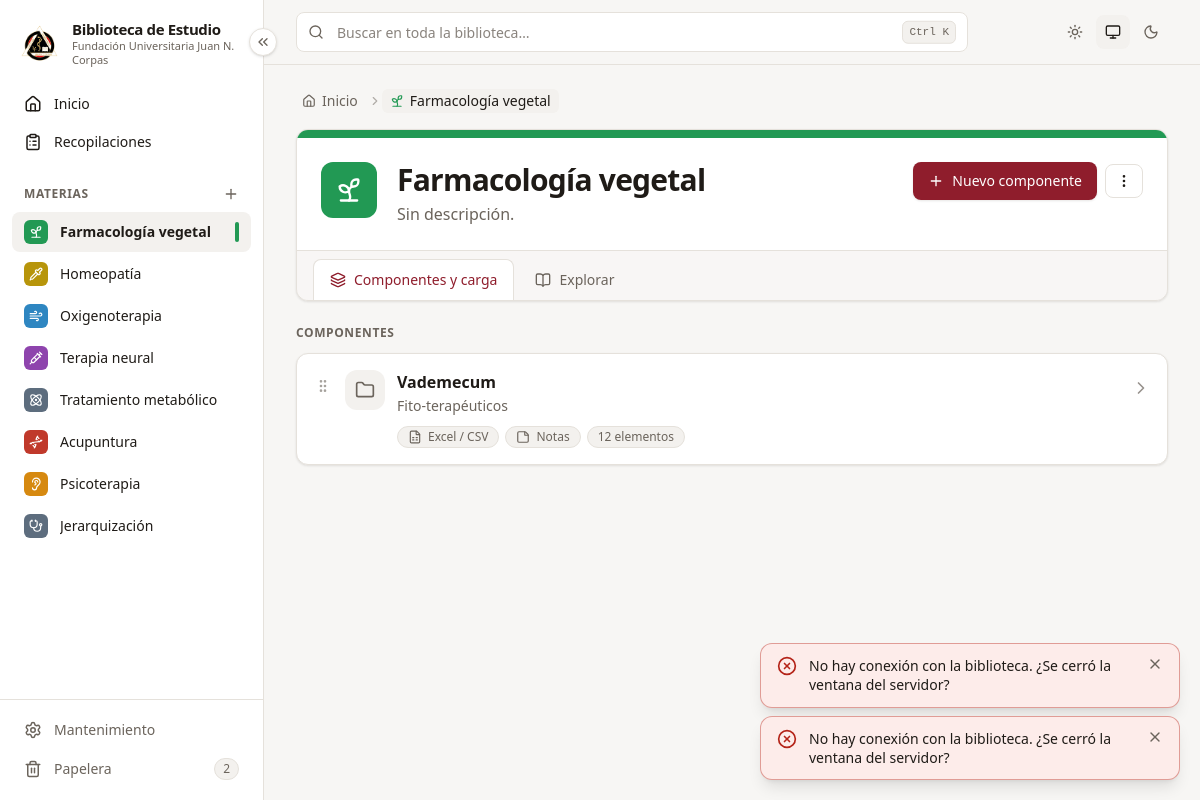
/materias/1, run on the app's committed database.
### tables this page shows
CREATE TABLE materias (
        id           INTEGER PRIMARY KEY,
        nombre       TEXT    NOT NULL,
        slug         TEXT    NOT NULL,
        descripcion  TEXT    NOT NULL DEFAULT '',
        color        TEXT    NOT NULL,
        icono        TEXT    NOT NULL,
        orden        INTEGER NOT NULL DEFAULT 0,
        archivada    INTEGER NOT NULL DEFAULT 0,
        papelera_id  INTEGER,
        creado       TEXT    NOT NULL,
        actualizado  TEXT    NOT NULL
    , oculta INTEGER NOT NULL DEFAULT 0, en_busqueda INTEGER NOT NULL DEFAULT 1);

CREATE TABLE componentes (
        id           INTEGER PRIMARY KEY,
        materia_id   INTEGER NOT NULL REFERENCES materias(id) ON DELETE CASCADE,
        padre_id     INTEGER REFERENCES componentes(id) ON DELETE CASCADE,
        nombre       TEXT    NOT NULL,
        slug         TEXT    NOT NULL,
        descripcion  TEXT    NOT NULL DEFAULT '',
        tipos        TEXT    NOT NULL DEFAULT '[]',
        orden        INTEGER NOT NULL DEFAULT 0,
        papelera_id  INTEGER,
        creado       TEXT    NOT NULL,
        actualizado  TEXT    NOT NULL
    );

### app/routers/materias.py (the view)
@router.get("/{materia_id}")
def ver(request: Request, materia_id: int, con: sqlite3.Connection = Depends(obtener_db)):
    m = bib.obtener_materia(con, materia_id)
    return pagina(request, con, "paginas/materia.html", materia=m, componentes=bib.arbol(con, m.id),
                  migas=[{"texto": m.nombre, "icono": m.icono, "color": m.color_hex}], materia_activa=m.id)

### app/templates/paginas/materia.html (shortened to what this page needs)
{% extends "base.html" %}
{% from "macros.html" import icono, ficha_materia, vacio, boton_modal, plural %}
{% block contenido %}
{% with pestana="componentes" %}{% include "parciales/cabecera_materia.html" %}{% endwith %}
<div class="mb-3 flex items-center justify-between">
  <h2 class="titulo-seccion">Componentes</h2>
</div>
{% if componentes %}
  {% with lista=componentes, padre_id=None %}{% include "parciales/lista_componentes.html" %}{% endwith %}
{% endif %}
{% endblock %}

### app/templates/macros.html (shortened to what this page needs)
{% macro icono(nombre, clase="size-4") -%}
<svg class="ic {{ clase }}" aria-hidden="true"><use href="{{ SPRITE }}#{{ nombre }}"/></svg>
{%- endmacro %}
{% macro ficha_materia(m, clase="size-10", tam_icono="size-5") -%}
<span class="grid {{ clase }} shrink-0 place-items-center rounded-xl text-white"
      style="background: {{ m.color_hex }}">{{ icono(m.icono, tam_icono) }}</span>
{%- endmacro %}
{% macro migas(items) -%}
{% if items %}
{% set total = items|length %}
<nav aria-label="Ruta" class="mb-4 text-sm text-tenue" x-data="{ todo: false }">
  <ol class="flex flex-wrap items-center gap-x-1 gap-y-1">
    <li class="flex items-center">
      <a href="/" class="inline-flex items-center gap-1.5 rounded-md px-1.5 py-0.5 hover:bg-superficie-2 hover:text-texto">{{ icono("house", "size-3.5") }}<span class="sr-only sm:not-sr-only">Inicio</span></a>
    </li>
    {% for m in items %}
    {% set intermedio = total > 2 and not loop.last and loop.index < total - 1 %}
    {% set texto = m.texto.split("\n")[0]|truncate(60, true, "…") %}
    <li class="{{ 'hidden sm:flex' if intermedio else 'flex' }} min-w-0 items-center" {% if intermedio %}:class="todo && '!flex'"{% endif %}>
      {{ icono("chevron-right", "size-3.5 shrink-0 opacity-50") }}
      {% if m.url %}
      <a href="{{ m.url }}" title="{{ m.texto }}"
         {% if m.tabla %}x-data :href="sessionStorage.getItem('ultima-tabla-{{ m.tabla }}') || '{{ m.url }}'"{% endif %}
         class="inline-flex max-w-[16rem] items-center gap-1.5 rounded-md px-1.5 py-0.5 hover:bg-superficie-2 hover:text-texto">{{ contenido }}</a>
      {% else %}
      <span class="inline-flex max-w-[22rem] items-center gap-1.5 rounded-md bg-superficie-2 px-2 py-0.5 font-medium text-texto"
            aria-current="page" title="{{ m.texto }}">{{ contenido }}</span>
      {% endif %}
    </li>
    {% endfor %}
  </ol>
</nav>
{% endif %}
{%- endmacro %}
{% macro boton_modal(url, texto, nombre_icono="plus", clase="btn-primario") -%}
<button type="button" class="{{ clase }}" hx-get="{{ url }}" hx-target="#modal" hx-swap="innerHTML">
  {{ icono(nombre_icono) }}{{ texto }}
</button>
{%- endmacro %}
{% macro chips_tipos(componente) -%}
{% for t in componente.tipos_info %}<span class="chip">{{ icono(t.icono, "size-3.5") }}{{ t.nombre }}</span>{% endfor %}
{%- endmacro %}
{% macro plural(n, singular, plural_) -%}{{ n }} {{ singular if n == 1 else plural_ }}{%- endmacro %}

### app/templates/parciales/barra_lateral.html (shortened to what this page needs)
{% from "macros.html" import icono %}
<aside class="barra-lateral sticky top-0 z-30 hidden h-screen shrink-0 flex-col border-r border-borde bg-superficie lg:flex" aria-label="Menú principal">
  <button type="button" class="boton-plegar absolute -right-3.5 top-7 z-10 grid size-7 place-items-center rounded-full border border-borde bg-superficie text-tenue shadow-sm hover:border-marca hover:text-marca"
          x-data @click="$store.menu.alternar()" :title="$store.menu.plegado ? 'Desplegar menú' : 'Replegar menú'"
          :aria-label="$store.menu.plegado ? 'Desplegar menú' : 'Replegar menú'">
    {{ icono("chevrons-left", "size-4 transition-transform") }}
  </button>
  <a href="/" class="item-menu flex items-center gap-3 px-5 pb-5 pt-5">
    <img src="/static/marca/logo-corpas.png" alt="Escudo de la {{ INSTITUCION }}" class="size-10 shrink-0 object-contain">
    <span class="solo-desplegado leading-tight">
      <strong class="block text-[15px] tracking-tight">{{ NOMBRE_APP }}</strong>
      <span class="block text-[11px] text-tenue">{{ INSTITUCION }}</span>
    </span>
  </a>
  <nav class="flex min-h-0 flex-1 flex-col gap-0.5 overflow-y-auto px-3 pb-3">
    {% set en_inicio = request.url.path == "/" %}
    <a href="/" title="Inicio" class="item-menu flex items-center gap-3 rounded-lg px-3 py-2 text-sm font-medium {{ 'bg-marca-suave text-marca' if en_inicio else 'text-texto hover:bg-superficie-2' }}">
      {{ icono("house", "size-[18px]") }}<span class="solo-desplegado">Inicio</span>
    </a>
    {% set en_recop = request.url.path.startswith("/recopilaciones") %}
    <a href="/recopilaciones" title="Recopilaciones" class="item-menu flex items-center gap-3 rounded-lg px-3 py-2 text-sm font-medium {{ 'bg-marca-suave text-marca' if en_recop else 'text-texto hover:bg-superficie-2' }}">
      {{ icono("clipboard-list", "size-[18px]") }}<span class="solo-desplegado">Recopilaciones</span>
    </a>
    <div class="solo-desplegado mt-5 mb-1 flex items-center justify-between px-3">
      <span class="titulo-seccion">Materias</span>
      <button type="button" class="-mr-1 rounded-md p-1 text-tenue hover:bg-superficie-2 hover:text-marca" title="Nueva materia" aria-label="Nueva materia"
              hx-get="/materias/nueva" hx-target="#modal">{{ icono("plus") }}</button>
    </div>
    {% for m in materias_menu %}
      {% set activa = materia_activa|default(None) == m.id %}
      <a href="/materias/{{ m.id }}" title="{{ m.nombre }}"
         class="item-menu group flex items-center gap-3 rounded-lg px-3 py-2 text-sm {{ 'bg-superficie-2 font-semibold text-texto' if activa else 'text-texto hover:bg-superficie-2' }}">
        <span class="grid size-6 shrink-0 place-items-center rounded-md text-white" style="background: {{ m.color_hex }}">{{ icono(m.icono, "size-3.5") }}</span>
        <span class="solo-desplegado min-w-0 flex-1 truncate">{{ m.nombre }}</span>
        {% if activa %}<span class="solo-desplegado h-5 w-1 rounded-full" style="background: {{ m.color_hex }}"></span>{% endif %}
      </a>
    {% else %}
      <p class="solo-desplegado px-3 py-2 text-xs text-tenue">Aún no hay materias.</p>
    {% endfor %}
  </nav>
  <div class="flex flex-col gap-0.5 border-t border-borde p-3">
    <a href="/mantenimiento" title="Mantenimiento y respaldos"
       class="item-menu flex items-center gap-3 rounded-lg px-3 py-2 text-sm {{ 'bg-superficie-2 font-semibold' if request.url.path == '/mantenimiento' else 'text-tenue hover:bg-superficie-2 hover:text-texto' }}">
      {{ icono("settings", "size-[18px]") }}<span class="solo-desplegado flex-1">Mantenimiento</span>
    </a>
    <a href="/papelera" title="Papelera"
       class="item-menu flex items-center gap-3 rounded-lg px-3 py-2 text-sm {{ 'bg-superficie-2 font-semibold' if request.url.path == '/papelera' else 'text-tenue hover:bg-superficie-2 hover:text-texto' }}">
      {{ icono("trash-2", "size-[18px]") }}<span class="solo-desplegado flex-1">Papelera</span>
      {% if en_papelera %}<span class="solo-desplegado chip px-2">{{ en_papelera }}</span>{% endif %}
    </a>
  </div>
</aside>

### app/templates/parciales/cabecera_materia.html (shortened to what this page needs)
{% from "macros.html" import icono, ficha_materia, boton_modal %}
<section class="tarjeta mb-6 overflow-hidden">
  <div class="h-2" style="background: {{ materia.color_hex }}"></div>
  <div class="flex flex-wrap items-start gap-5 p-6">
    {{ ficha_materia(materia, "size-14", "size-7") }}
    <div class="min-w-[min(100%,18rem)] flex-1">
      <h1 class="text-2xl font-bold tracking-tight sm:text-3xl">{{ materia.nombre }}</h1>
      <p class="mt-1 max-w-3xl whitespace-pre-line text-tenue">{{ materia.descripcion or "Sin descripción." }}</p>
    </div>
    <div class="flex items-center gap-2">
      {{ boton_modal("/materias/" ~ materia.id ~ "/componentes/nuevo", "Nuevo componente") }}
      <div class="relative" x-data="desplegable" @click.outside="cerrar()" @keydown.escape="cerrar()">
        <button type="button" class="btn-secundario px-2.5" @click="alternar()" aria-label="Más acciones" :aria-expanded="abierto">{{ icono("ellipsis-vertical") }}</button>
      </div>
    </div>
  </div>
  <nav class="flex gap-1 border-t border-borde bg-superficie-2/60 px-4 pt-2" aria-label="Vistas de la materia">
    {% for id, texto, ico, url in [("componentes", "Componentes y carga", "layers", "/materias/" ~ materia.id),
                                   ("explorar", "Explorar", "book-open", "/materias/" ~ materia.id ~ "/explorar")] %}
    <a href="{{ url }}" class="-mb-px inline-flex items-center gap-2 rounded-t-lg border px-4 py-2.5 text-sm font-medium
       {{ 'border-borde border-b-superficie bg-superficie text-marca' if pestana == id else 'border-transparent text-tenue hover:text-texto' }}"
       {% if pestana == id %}aria-current="page"{% endif %}>{{ icono(ico) }}{{ texto }}</a>
    {% endfor %}
  </nav>
</section>

### app/templates/parciales/lista_componentes.html (shortened to what this page needs)
{% from "macros.html" import icono, chips_tipos, plural %}
<ul class="flex flex-col gap-3" x-data="ordenable" data-url="/componentes/orden"
    data-extra='{{ {"materia_id": materia.id, "padre_id": padre_id}|tojson }}'>
  {% for c in lista %}
  <li data-id="{{ c.id }}" class="tarjeta group relative flex items-start gap-3 p-4 transition hover:border-borde-fuerte">
    <span class="asa relative z-10 mt-1.5 rounded p-0.5" title="Arrastra para ordenar">{{ icono("grip-vertical") }}</span>
    <span class="grid size-10 shrink-0 place-items-center rounded-xl bg-superficie-2 text-tenue group-hover:text-marca">{{ icono("folder", "size-5") }}</span>
    <div class="min-w-0 flex-1">
      <h3 class="font-semibold"><a href="/componentes/{{ c.id }}" class="after:absolute after:inset-0">{{ c.nombre }}</a></h3>
      {% if c.descripcion %}<p class="mt-0.5 line-clamp-2 text-sm text-tenue">{{ c.descripcion }}</p>{% endif %}
      <div class="mt-2.5 flex flex-wrap gap-1.5">
        {{ chips_tipos(c) }}
        {% if c.num_elementos %}<span class="chip">{{ plural(c.num_elementos, "elemento", "elementos") }}</span>{% endif %}
      </div>
    </div>
    <span class="mt-2 text-tenue/70 group-hover:text-marca">{{ icono("chevron-right", "size-5") }}</span>
  </li>
  {% endfor %}
</ul>

### data on the page
materias: nombre "Farmacología vegetal", descripcion "Sin descripción."
materias: nombre "Homeopatía"
materias: nombre "Oxigenoterapia"
materias: nombre "Terapia neural"
materias: nombre "Tratamiento metabólico"
materias: nombre "Acupuntura"
materias: nombre "Psicoterapia"
materias: nombre "Jerarquización"
componentes: nombre "Vademecum", descripcion "Fito-terapéuticos", nombre "Excel / CSV" "Notas", n "12", singular "elementos"

### other printed values
{{ NOMBRE_APP }} "Biblioteca de Estudio"
{{ INSTITUCION }} "Fundación Universitaria Juan N. Corpas"
{{ en_papelera }} "2"
{{ texto }} "Nuevo componente"
{{ texto }} "Componentes y carga" "Explorar"
